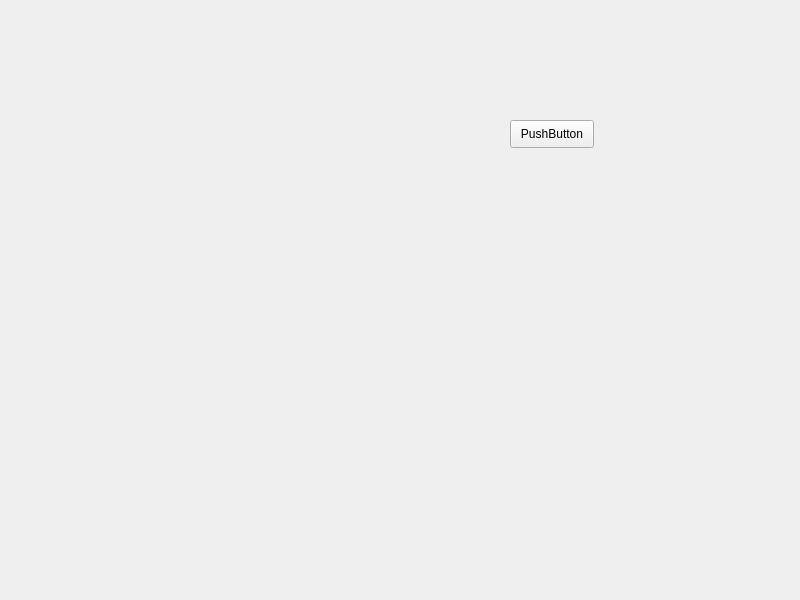
<?xml version="1.0" encoding="UTF-8"?>
<ui version="4.0">
 <class>Widget</class>
 <widget class="QWidget" name="Widget">
  <property name="geometry">
   <rect>
    <x>0</x>
    <y>0</y>
    <width>800</width>
    <height>600</height>
   </rect>
  </property>
  <property name="windowTitle">
   <string>Widget</string>
  </property>
  <widget class="QPushButton" name="pushButton">
   <property name="geometry">
    <rect>
     <x>510</x>
     <y>120</y>
     <width>84</width>
     <height>28</height>
    </rect>
   </property>
   <property name="text">
    <string>PushButton</string>
   </property>
  </widget>
 </widget>
 <resources/>
 <connections/>
</ui>
